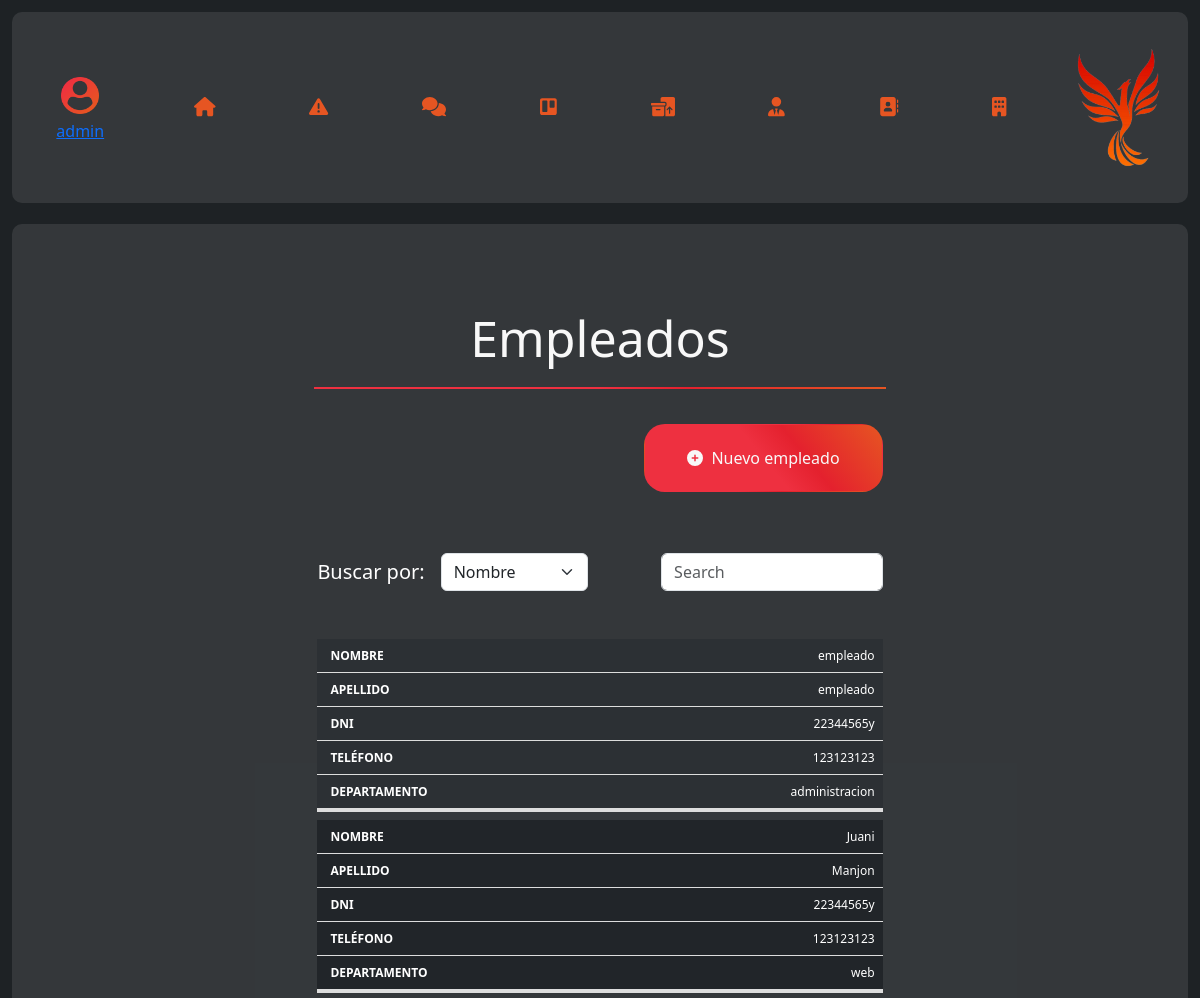
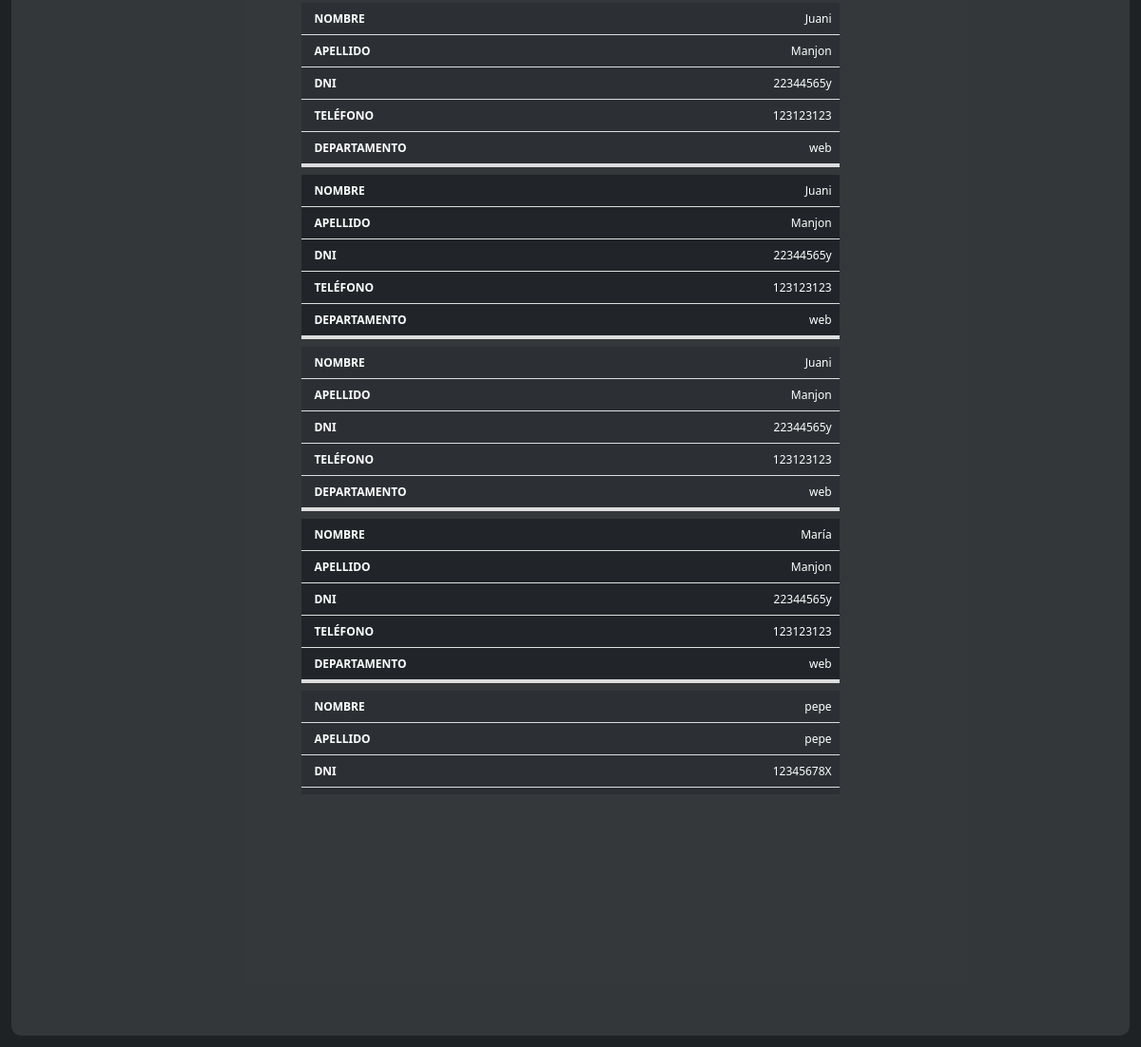
Page /employees/ (signed in) on the committed database (2 pictures, top to bottom).
### administracion/models.py (models this page shows)
class Empleado(models.Model):
    DEPARTAMENTOS = [
        ('web', 'Web'),
        ('programacion', 'Programación'),
        ('administracion', 'Administración'),
        ('ciberseguridad', 'Ciberseguridad'),
        ('telefonia', 'Telefonía'),
        ('sistemas', 'Sistemas'),
        ('taller', 'Taller'),
    ]
    user = models.OneToOneField(User, on_delete=models.CASCADE, null=True, blank=True)
    dni = models.CharField(max_length=20)
    telefono = models.CharField(max_length=20)
    departamento = models.CharField(max_length=20, choices=DEPARTAMENTOS)
    foto_perfil = models.FileField(upload_to='administracion/', blank=True, null=True,default=fotoDefault)

### administracion/views.py (the view)
# urls.py: path('employees/', views.employeesView, name='employeesView'),                                          #Url vista general de los empleados
@login_required
def employeesView(request):
    employees= Empleado.objects.all()
    return render(request, 'administracion/employeesView.html', {'employees': employees})

### templates/administracion/employeesView.html (shortened to what this page needs)
{% extends '../global/cdns.html' %}
{% load static %}
{% block content %}
    {% include 'global/submenu.html' %}
    <section class="box d-flex flex-column contenedor px-3 h-100">
        <h2 class='tittle'>Empleados</h2>
        <div class="mx-auto overflow-hidden">
            <div class="d-flex justify-content-end">
                <a href="{% url 'detailsEmployee' %}" class="button d-flex align-items-center gap-2 mt-5 text-decoration-none">
                    <i class="fa-solid fa-circle-plus" style="color: #f8f8f8;"></i>
                    <p class="m-0">Nuevo empleado</p>
                </a>
            </div>
            <form action="">
                <div class="row mb-5 mt-3 justify-content-between gy-4 align-items-center">
                    <div class="d-flex  align-items-center col-md-6 col-12">
                        <label for="category" class="form-label m-0 h5 me-3" style="white-space: nowrap;">Buscar por:</label>
                        <select name="optionSelect" id="optionSelect" class="form-select">
                            <option value="first_name">Nombre</option>
                        </select>
                    </div>
                    <div class="col-md-5 col-12">
                        <input class="form-control" type="search" placeholder="Search" aria-label="Search" id="searchInput">
                    </div>
                </div>
            </form>
            <div class="h-75 overflow-auto barScroll pb-5">
                <table class="table table-dark table-striped">
                    <tbody id="tablaEmpleados">
                        {% for employee in employees %}
                            <tr onclick="window.location.href = '/detailsEmployee-{{ employee.id }}';">
                                <td data-label="Nombre">{{employee.user.first_name}}</td>
                                <td data-label="Apellido">{{employee.user.last_name}}</td>
                                <td data-label="Dni">{{employee.dni}}</td>
                                <td data-label="Teléfono">{{employee.telefono}}</td>
                                <td data-label="Departamento">{{employee.departamento}}</td>
                            </tr>
                        {% endfor %}
                    </tbody>
                </table>
            </div>
        </div>
    </section>
{% endblock content %}

### templates/global/submenu.html
{% load static %}
<section class="menuLateral box d-flex flex-column align-items-center justify-content-between">
    <div>
        <a class="link menuLateral__profile" href="/" >
            <img src="{% static 'assets/img/usuario.png' %}" class="profile__photo" alt="Foto de perfil" />
            <p class="m-0 d-none d-sm-inline">{{user.username}}</p>
        </a>
        <section class="menuLateral__enlaces">
            <ul class="enlaces__lista">
                <li>
                    <a href="/inicio" id="option_inicio">
                        <i class="fa-solid fa-house"></i>
                    </a>
                </li>
                <li>
                    <a href="/incidents" id="option_incidencias">
                        <i class="fa-solid fa-triangle-exclamation"></i>
                    </a>
                </li>
                <li>
                    <a href="/chat" id="option_chat">
                        <i class="fa-solid fa-comments"></i>
                    </a>
                </li>
                <li>
                    <a href="/trello" id="option_trello">
                        <i class="fa-brands fa-trello"></i>
                    </a>
                </li>
                <li>
                    <a href="/inventario" id="option_inventario">
                        <i class="fa-solid fa-boxes-packing"></i>
                    </a>
                </li>
                <li>
                    <a href="/employees" id="option_empleado">
                        <i class="fa-solid fa-user-tie"></i>
                    </a>
                </li>
                <li>
                    <a href="/clients" id="option_cliente">
                        <i class="fa-solid fa-address-book"></i>
                    </a>
                </li>
                <li>
                    <a href="/enterprises" id="option_empresas">
                        <i class="fa-solid fa-building"></i>
                    </a>
                </li>
            </ul>
        </section>
        <section class="menuLateral__logo d-flex d-none d-sm-block align-items-center justify-content-center py-2">
            <img src="{% static 'assets/img/logo.png' %}" alt="logo" />
        </section>
    </div>
</section>

### static/style/main.css (style rules this page uses)
* { margin: 0; padding: 0; box-sizing: border-box; }
body, html { font-family: "Raleway"; background-color: #1E2225; }
.containerPrincipal .menuLateral { width: 4%; min-width: 70px; }
.containerPrincipal .contenedor { display: flex; flex-direction: column; width: 100%; }
.box { background-color: rgba(85, 89, 91, 0.4); border-radius: 10px; padding: 1vh; }
.tittle { font-size: 50px; color: #F8F8F8; text-align: center; position: relative; padding-top: 3vh; animation: aparecerCentro 2.5s ease forwards; }
.tittle::after { content: ""; position: absolute; bottom: -1vh; left: 0; width: 50%; height: 2px; background-image: linear-gradient(51deg, #ee3040 50%, #e4212e 65%, #e65522 100%); transform: translateX(50%); }
.button { background-image: linear-gradient(51deg, #ee3040 50%, #e4212e 65%, #e65522 100%); border-radius: 1vh; color: #F8F8F8; border: 1px solid transparent; padding: 1vh 2vh; margin: 1vh 0px; transition: all 0.1s linear; }
@media screen and (max-width: 1200px) { .menuLateral { width: 100% !important; flex-direction: row !important; } }
@media screen and (max-width: 1200px) { .menuLateral > div { width: 100%; display: flex; align-items: center; justify-content: center; } }
@media screen and (max-width: 1200px) { .menuLateral .menuLateral__profile { width: 10% !important; } }
@media screen and (max-width: 1200px) { .menuLateral .menuLateral__profile img { width: 40% !important; } }
@media screen and (max-width: 1200px) { .menuLateral .menuLateral__enlaces { width: 100%; } }
@media screen and (max-width: 1200px) { .menuLateral .menuLateral__enlaces .enlaces__lista { margin: 0; width: 100%; display: flex !important; align-items: center; justify-content: space-between; padding-inline: 50px; } }
@media screen and (max-width: 1200px) { .menuLateral .menuLateral__enlaces .enlaces__lista li { padding-block: 25px; } }
@media screen and (max-width: 1200px) { .menuLateral .menuLateral__logo { width: 10%; } }
.menuLateral .menuLateral__profile { display: flex; align-items: center; justify-content: center; flex-direction: column; }
.menuLateral .menuLateral__profile > img.profile__photo { object-fit: contain; width: 80%; padding: 0.3rem 0; }
.menuLateral .menuLateral__logo img { object-fit: contain; width: 100%; margin-top: 0.5rem; }
.menuLateral .menuLateral__enlaces ul { list-style: none; padding: 0; }
.menuLateral .menuLateral__enlaces ul li { text-align: center; padding: 30% 0; }
.menuLateral .menuLateral__enlaces ul a { font-size: larger; border-radius: 100%; padding: 1rem; text-decoration: none; color: #e65522; transition: background 0.2s linear; }
.table { cursor: pointer !important; }
@media screen and (max-width: 1220px) { .table { border: 0px; } }
@media screen and (max-width: 1220px) { .table tr { margin-bottom: 8px; border-bottom: 4px solid #ddd; display: block; } }
@media screen and (max-width: 1220px) { .table th, .table td { font-size: 12px; } }
@media screen and (max-width: 1220px) { .table td { display: block; border-bottom: 1px solid #ddd; text-align: right; } }
@media screen and (max-width: 1220px) { .table td:last-child { border-bottom: 0px; } }
@media screen and (max-width: 1220px) { .table td::before { content: attr(data-label); font-weight: bold; text-transform: uppercase; float: left; margin-right: 3rem; margin-bottom: 1rem; padding-left: 5px; } }

### rows in the picture
Empleado: user.first_name "empleado", user.last_name "empleado", dni "22344565y", telefono "123123123", departamento "administracion"
Empleado: user.first_name "Juani", user.last_name "Manjon", dni "22344565y", telefono "123123123", departamento "web"
Empleado: user.first_name "Juani", user.last_name "Manjon", dni "22344565y", telefono "123123123", departamento "web"
Empleado: user.first_name "Juani", user.last_name "Manjon", dni "22344565y", telefono "123123123", departamento "web"
Empleado: user.first_name "Juani", user.last_name "Manjon", dni "22344565y", telefono "123123123", departamento "web"
Empleado: user.first_name "María", user.last_name "Manjon", dni "22344565y", telefono "123123123", departamento "web"
Empleado: user.first_name "pepe", user.last_name "pepe", dni "12345678X"

### other values in the picture
{{ user.username }} "admin"
